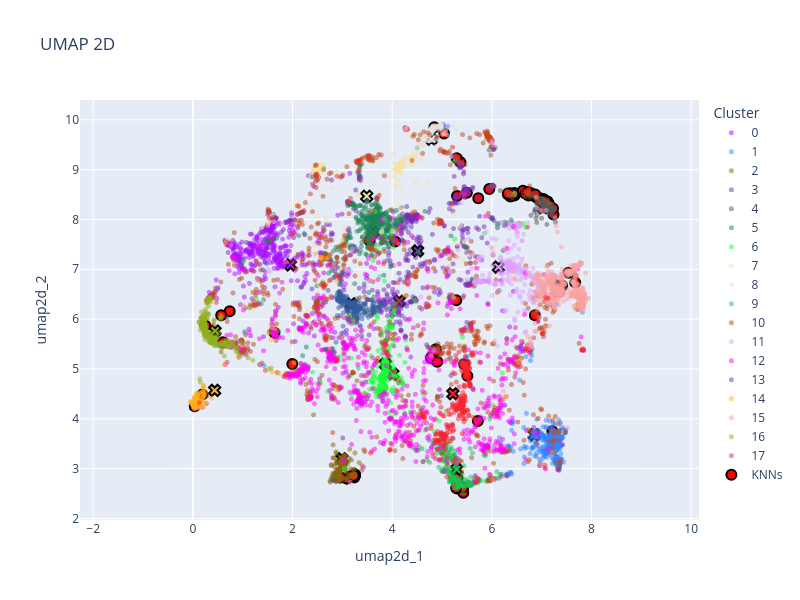

Here is the notebook cell this chart was saved with:
### Code cell
# UMAP

# Calcular centroides de cada cluster
centroids = df.groupby(clustering_method)[['umap2d_1', 'umap2d_2']].mean().reset_index()

# Crear gráfico de dispersión interactivo con leyenda discreta
fig = px.scatter(
    df, 
    x='umap2d_1',
    y='umap2d_2',
    size=None,
    color=clustering_method,  # Usar la columna categórica para el color
    title='UMAP 2D',
    color_discrete_sequence=px.colors.qualitative.Alphabet,  # Usar una paleta de colores discreta
    hover_data=[clustering_method, 'title'],  # Agregar el cluster y el título al tooltip
    hover_name='title',  # Mostrar el título como identificador principal en el tooltip
    opacity=0.5,
    category_orders={clustering_method: clusters}
)

# Asegurar que la relación de aspecto sea 1:1 tanto en los ejes como en la figura
fig.update_layout(
    xaxis=dict(scaleanchor="y"),  # Vincula la escala del eje x con el eje y
    yaxis=dict(scaleanchor="x"),  # Vincula la escala del eje y con el eje x
    width=800,  # Establece un tamaño específico para el ancho
    height=600,  # Establece el mismo tamaño para la altura
    legend_title_text='Cluster'  # Personalizar el título de la leyenda
)

# Personalizar el formato del tooltip
fig.update_traces(
    marker=dict(size=5),
    hovertemplate="<b>Title:</b> %{hovertext}<br>" +  # Título en negrita
                  "<b>Cluster:</b> %{customdata[0]}<br>" +  # Mostrar el cluster (usando customdata)
                  "<b>X:</b> %{x}<br>" +  # Coordenada X
                  "<b>Y:</b> %{y}<br>" +  # Coordenada Y
                  "<extra></extra>"  # Eliminar información adicional no deseada
)

# Agregar puntos resaltados en rojo, sin que aparezcan en la leyenda
fig.add_scatter(
    x=df.loc[knn_idxs[0], 'umap2d_1'],
    y=df.loc[knn_idxs[0], 'umap2d_2'],
    mode='markers',
    marker=dict(color='red', size=10, line=dict(color='black', width=2)),
    name='KNNs',
    showlegend=True,
    customdata=df.loc[knn_idxs[0], [clustering_method]],  # Asegurar que tengan los mismos datos adicionales
    hovertext=df.loc[knn_idxs[0], 'title'],  # Usar el título también para estos puntos
    hovertemplate="<b>Title:</b> %{hovertext}<br>" +
                  "<b>Cluster:</b> %{customdata[0]}<br>" +
                  "<b>X:</b> %{x}<br>" +
                  "<b>Y:</b> %{y}<br>" +
                  "<extra></extra>"
)

# Obtener los colores usados en el gráfico principal
colors = px.colors.qualitative.Alphabet

# Crear un diccionario que mapea cada cluster a un color
cluster_colors = dict(zip(df[clustering_method].cat.categories, colors))

# Agregar centroides con el color correspondiente de su cluster
for cluster in centroids[clustering_method]:
    centroid = centroids[centroids[clustering_method] == cluster]
    fig.add_scatter(
        x=centroid['umap2d_1'],
        y=centroid['umap2d_2'],
        mode='markers',
        marker=dict(color=cluster_colors[cluster], size=10, symbol='x', line=dict(color='black', width=2)),
        name=f'Centroid {cluster}',  # Opcional, si quieres que aparezca en la leyenda
        showlegend=False
    )

# Mostrar el gráfico
fig.show()
